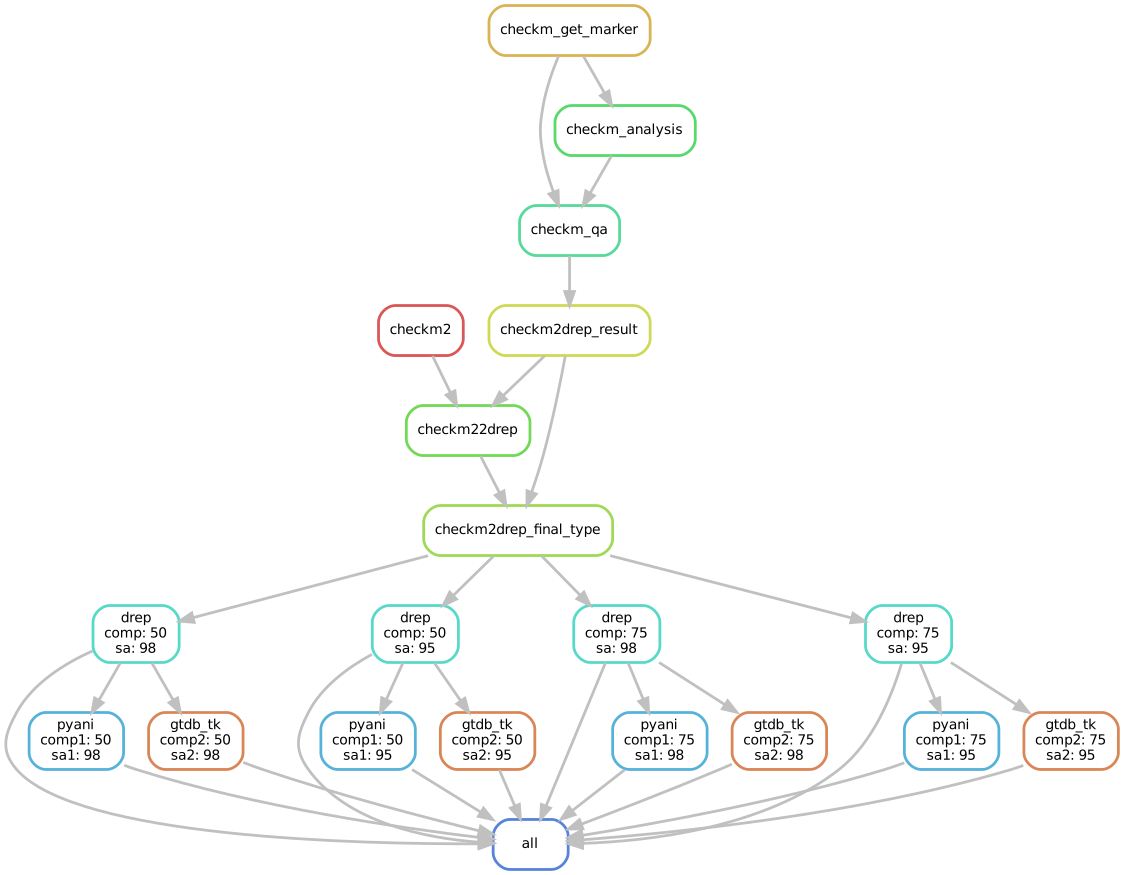

Recreate this plot in Python.
#########################################################
#
#    some parameters
#
#########################################################
COMP = [50, 75]
SA = [98, 95]


#########################################################
#
#    script
#
########################################################
rule all:
    input:
        Drep_dir = expand("I_genome_pre/I_II-Drep/dereplicate/drep{comp}_{sa}", comp = COMP, sa =  SA),
        Pyani_dir = expand("I_genome_pre/I_II-Drep/Pyani_aft_drep/drep{comp1}_{sa1}",comp1 = COMP, sa1 =  SA),
        GTDB_tree = expand("I_genome_pre/I_III-GTDB/tree/result/drep{comp2}_{sa2}.tree",comp2 = COMP, sa2 =  SA)
 
#########################################################
#
#    run checkm and checkm2
#    transfer their result to the drep type
#
##########################################################

rule checkm_get_marker:
    output:
        marker = "I_genome_pre/I_I-checkm/checkm/Pro.ms"
    log:
        "I_genome_pre/I_I-checkm/log/1.1-checkm_get_marker.log"
    shell:
        "source activate checkm && \
        checkm taxon_set genus Prochlorococcus {output.marker} >> {log}"



rule checkm_analysis:
    input:
        genome_dir = "genome/",
        marker = "I_genome_pre/I_I-checkm/checkm/Pro.ms"
    output:
        analysis_dir = directory("I_genome_pre/I_I-checkm/checkm/analysis/")
    log:
        "I_genome_pre/I_I-checkm/log/1.2-checkm_analysis.log"
    threads:32
    shell:
        "source activate checkm && \
        checkm analyze -x fasta -t {threads} {input.marker} {input.genome_dir} {output.analysis_dir} >> {log}"


rule checkm_qa:
    input:
        marker = "I_genome_pre/I_I-checkm/checkm/Pro.ms",
        analysis_dir = "I_genome_pre/I_I-checkm/checkm/analysis/"
    output:
        origin_info = "I_genome_pre/I_I-checkm/checkm/qa/qa_2.txt"
    log:
        "I_genome_pre/I_I-checkm/log/1.3-checkm_qa.log"
    shell:
        "source activate checkm && \
        checkm qa {input.marker} {input.analysis_dir} -o 2 --tab_table -f {output.origin_info} >> {log}"




rule checkm2drep_result:
    input:
        checkm_origin_info="I_genome_pre/I_I-checkm/checkm/qa/qa_2.txt"
    output:
        checkm_drep_info="I_genome_pre/I_I-checkm/result/checkm_result.csv"
    shell:
        "python checkm_2drep.py  --input {input.checkm_origin_info} --output {output.checkm_drep_info}"


rule checkm2:
    input:
        genome_dir = "genome/"
    output:
        checkm2_result = directory("I_genome_pre/I_I-checkm/checkm2/")
    log:
        "I_genome_pre/I_I-checkm/log/2.1-checkm2_analysis.log"
    threads:32
    shell:
        "source activate checkm2 && \
        checkm2 predict --threads {threads} --allmodels -x fasta --force \
        -i {input.genome_dir} \
        -o {output.checkm2_result} >> {log}"


rule checkm22drep:
    input:
        origin_checkm2_result = "I_genome_pre/I_I-checkm/checkm2",
        checkm_drep_info = "I_genome_pre/I_I-checkm/result/checkm_result.csv"
    output:
        drep_info_checkm2 = "I_genome_pre/I_I-checkm/result/checkm2_result.csv"
    shell:
        "python checkm2_2drep.py -i {input.origin_checkm2_result}/quality_report.tsv -a {input.checkm_drep_info} -o {output.drep_info_checkm2}"
        

rule checkm2drep_final_type:
    input:
        checkm_drep_info = "I_genome_pre/I_I-checkm/result/checkm_result.csv",
        drep_info_checkm2 = "I_genome_pre/I_I-checkm/result/checkm2_result.csv"
    output:
        drep_type_checkm = "I_genome_pre/I_I-checkm/result/checkm_drep_type.csv",
        drep_type_checkm2 = "I_genome_pre/I_I-checkm/result/checkm2_drep_type.csv"
    shell:
        "python final_drep_type.py -i {input.checkm_drep_info} -o {output.drep_type_checkm} && \
        python final_drep_type.py -i {input.drep_info_checkm2} -o {output.drep_type_checkm2}"


#############################################################
#
# run drep with the result running by checkm
# and then running the pyani on the dereplicated genomes
#
#############################################################
rule drep:
    input:
        genome_dir="genome/",
        drep_type_checkm="I_genome_pre/I_I-checkm/result/checkm_drep_type.csv" 
    output:
        drep_result=directory("I_genome_pre/I_II-Drep/dereplicate/drep{comp}_{sa}")
    log:
        "I_genome_pre/I_II-Drep/log/drep{comp}_{sa}.log"
    threads: 32
    shell:
        "source activate drep && \
        dRep dereplicate {output.drep_result} \
        -p {threads} \
        -g {input.genome_dir}/*.fasta \
        --genomeInfo {input.drep_type_checkm} \
        --gen_warnings --warn_dist 0.25 --warn_sim 0.98 --warn_aln 0.25 \
        -comp {wildcards.comp} -con 5 -pa 0.9 -sa 0.{wildcards.sa} \
        --S_algorithm ANImf >> {log}"

rule pyani:
    input:
        drep_result = "I_genome_pre/I_II-Drep/dereplicate/drep{comp1}_{sa1}/"
    output:
        Pyani_result = directory("I_genome_pre/I_II-Drep/Pyani_aft_drep/drep{comp1}_{sa1}/")
    log:
        "I_genome_pre/I_II-Drep/log/pyani{comp1}_{sa1}.log"
    threads: 32
    shell:
        "source activate pyani && \
        average_nucleotide_identity.py -f -o {output.Pyani_result} \
                  -i {input.drep_result}/dereplicated_genomes/ \
                  -l {log} \
                  -g --gmethod seaborn -m ANIm \
                  --workers {threads} \
                  --write_excel"


#############################################################
#
# running GTDB-tk
# 
#
#############################################################

rule gtdb_tk:
    input:
        drep_result = "I_genome_pre/I_II-Drep/dereplicate/drep{comp2}_{sa2}/"
    output:
        GTDB_result = directory("I_genome_pre/I_III-GTDB/GTDB_TREE{comp2}_{sa2}/"),
        GTDB_TREE = "I_genome_pre/I_III-GTDB/tree/result/drep{comp2}_{sa2}.tree"
    log:
        "I_genome_pre/I_III-GTDB/log/GTDB{comp2}_{sa2}.log"
    threads: 32
    shell:
        "source activate gtdbtk_2.3.2 && \
        gtdbtk identify \
          --genome_dir {input.drep_result}/dereplicated_genomes/ \
          --out_dir {output.GTDB_result} \
          --cpus {threads} \
          --extension fasta && \
        gtdbtk align \
          --identify_dir {output.GTDB_result} \
          --skip_gtdb_refs \
          --out_dir {output.GTDB_result} && \
        gtdbtk infer \
          --msa_file {output.GTDB_result}/align/gtdbtk.bac120.user_msa.fasta.gz \
          --cpus {threads} \
          --out_dir {output.GTDB_result} && \
        cp {output.GTDB_result}/infer/intermediate_results/gtdbtk.unrooted.tree {output.GTDB_TREE} "
        
